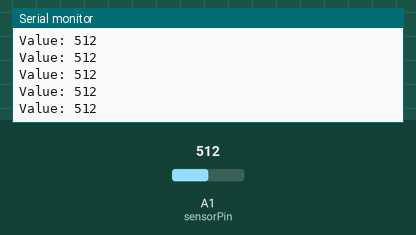
Recording of a sketch running on a simulated Arduino Uno, built with avr-gcc and run on an emulated ATmega328P. Shown: the last lines printed to the serial monitor. The inputs (shaded band) are chosen by the test bench; at power-on: A1 (sensorPin) = 512.

Above: at 1.2 s.
1.3 s: A1 (sensorPin) set to 716
At 1.31 s:
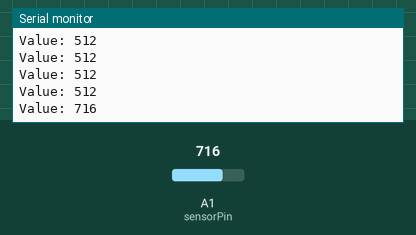
2.8 s: A1 (sensorPin) set to 900
At 2.81 s:
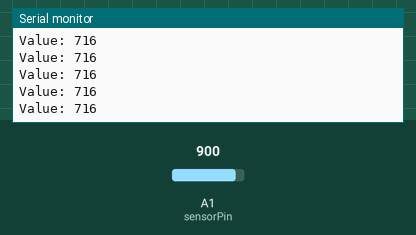
Timing chart, 0 to 5.8 s (numbered marks = the images above; inputs shaded):
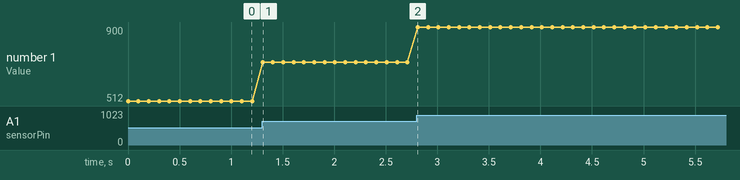

The sketch:

Grasp_Sensor_practice.ino
```cpp
const int sensorPin= A1;
void setup() {
  // put your setup code here, to run once:
  Serial.begin(9600);
  pinMode(sensorPin,INPUT);
}

void loop() {
  // put your main code here, to run repeatedly:
  int sensorVal = analogRead(sensorPin);
  Serial.print("Value: ");
  Serial.println(sensorVal);
  delay(100);
}
```

Measured:
- after the input at 1.3 s, the serial monitor: prints a new line at once (image 1)
- plotted number 1: 512 → 716 after the input at 1.3 s, 716 → 900 after the input at 2.8 s
